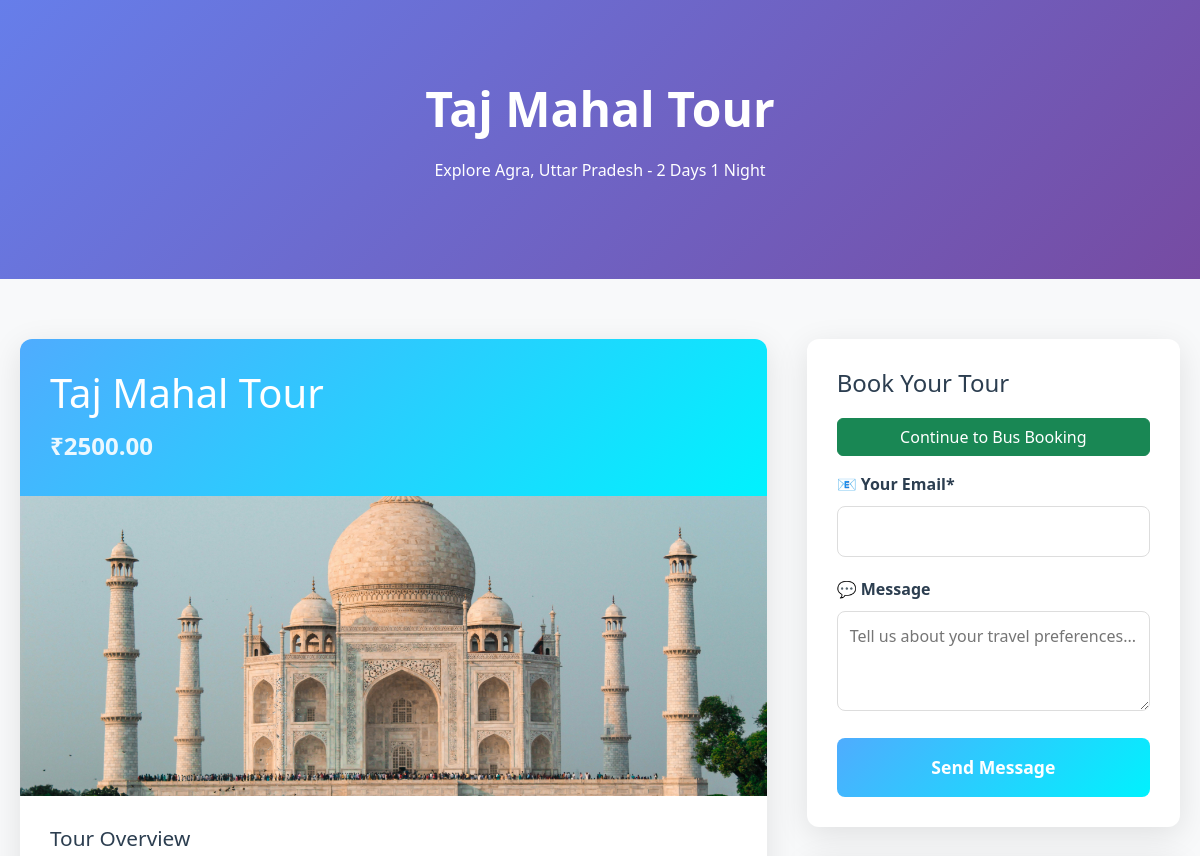
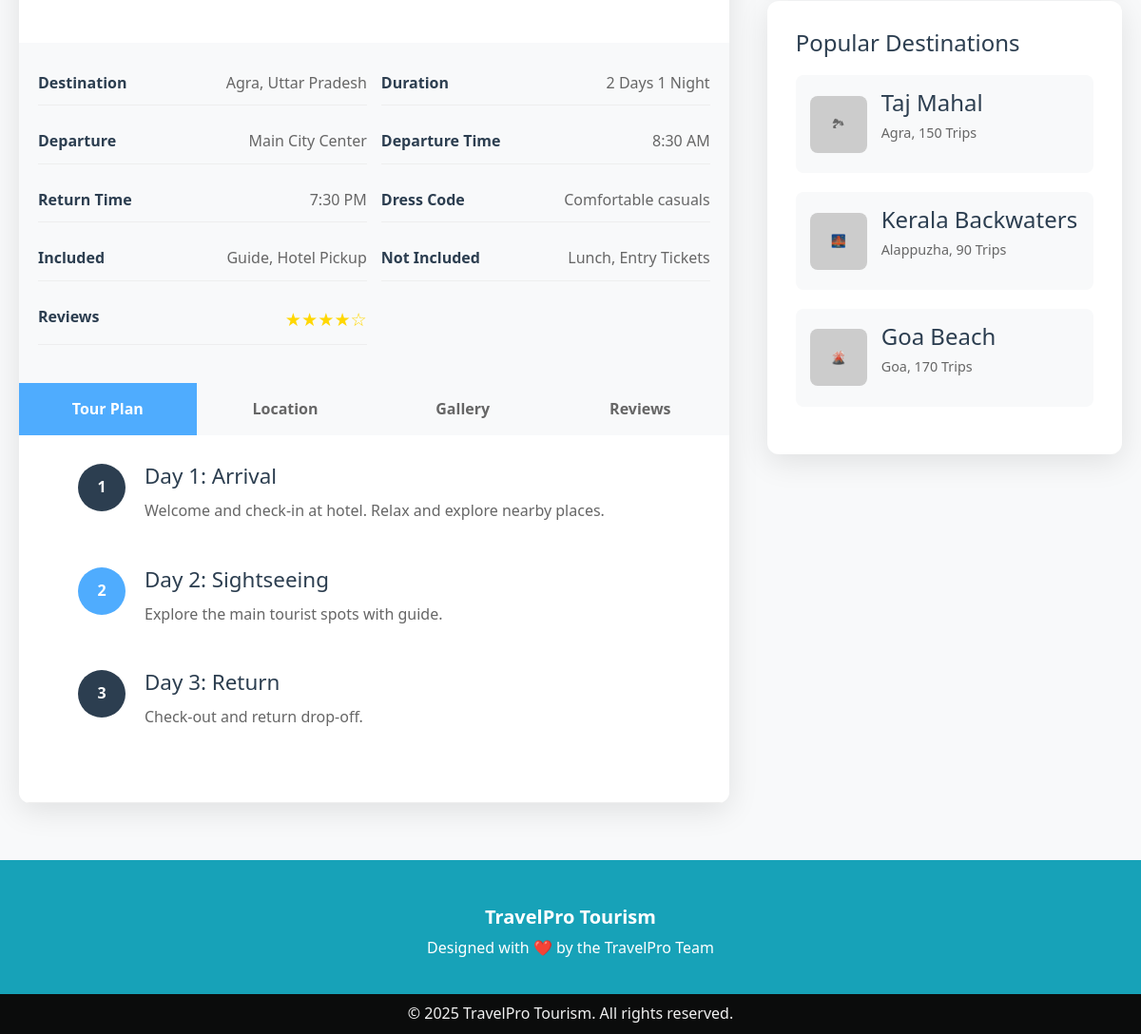
Screenshot of /tour_details/1/ with the database file from the repository (2 pictures, top to bottom).
### Travel/models.py (models this page shows, shortened)
class Tour(models.Model):
    name = models.CharField(max_length=200)
    location = models.CharField(max_length=200)
    image = models.ImageField(upload_to='tour_images/')
    price = models.DecimalField(max_digits=8, decimal_places=2)
    duration = models.CharField(max_length=50)
    most_visited = models.BooleanField(default=False)

### Travel/views.py (the view)
# urls.py: path('tour_details/<int:id>/',views.tour_details,name='tour_details'),
def tour_details(request, id):
    tour = get_object_or_404(Tour, id=id)  # Fetches the tour or shows 404 if not found
    request.session['tour_id'] = tour.id
    return render(request, 'tour_details.html', {'tour': tour})

### Travel/templates/tour_details.html (shortened to what this page needs)
{% load static %}
<!DOCTYPE html>
<html lang="en">
<head>
    <link href="https://cdn.jsdelivr.net/npm/bootstrap@5.3.6/dist/css/bootstrap.min.css" rel="stylesheet">
</head>
<body>
    <div class="hero-section">
        <div class="container">
            <h1>{{ tour.name }}</h1>
            <p>Explore {{ tour.location }} - {{ tour.duration }}</p>
        </div>
    </div>
    <div class="container">
        <div class="main-content">
            <div class="tour-details">
                <div class="tour-header">
                    <h2>{{ tour.name }}</h2>
                    <div class="tour-price">₹{{ tour.price }}</div>
                </div>
                <div class="tour-image">
                    <img src="{{ tour.image.url }}" alt="{{ tour.name }}" />
                </div>
                <div class="tour-description">
                    <h3>Tour Overview</h3>
                </div>
                <div class="tour-info">
                    <div class="info-grid">
                        <div class="info-item"><span class="info-label">Destination</span><span class="info-value">{{tour.location }}</span></div>
                        <div class="info-item"><span class="info-label">Duration</span><span class="info-value">{{tour.duration }}</span></div>
                        <div class="info-item"><span class="info-label">Departure</span><span class="info-value">Main
                                City Center</span></div>
                        <div class="info-item"><span class="info-label">Departure Time</span><span
                                class="info-value">8:30 AM</span></div>
                        <div class="info-item"><span class="info-label">Return Time</span><span class="info-value">7:30
                                PM</span></div>
                        <div class="info-item"><span class="info-label">Dress Code</span><span
                                class="info-value">Comfortable casuals</span></div>
                        <div class="info-item"><span class="info-label">Included</span><span class="info-value">Guide,
                                Hotel Pickup</span></div>
                        <div class="info-item"><span class="info-label">Not Included</span><span
                                class="info-value">Lunch, Entry Tickets</span></div>
                        <div class="info-item"><span class="info-label">Reviews</span>
                            <div class="rating"><span class="stars">★★★★☆</span></div>
                        </div>
                    </div>
                </div>
                <div class="tabs">
                    <div class="tab-buttons">
                        <button class="tab-button active" onclick="showTab('tour-plan')">Tour Plan</button>
                        <button class="tab-button" onclick="showTab('location')">Location</button>
                        <button class="tab-button" onclick="showTab('gallery')">Gallery</button>
                        <button class="tab-button" onclick="showTab('reviews')">Reviews</button>
                    </div>
                    <div class="tab-content" id="tour-plan">
                        <ul class="itinerary">
                            <li class="day-item">
                                <div class="day-number">1</div>
                                <div class="day-content">
                                    <h3>Day 1: Arrival</h3>
                                    <p>Welcome and check-in at hotel. Relax and explore nearby places.</p>
                                </div>
                            </li>
                            <li class="day-item">
                                <div class="day-number highlight">2</div>
                                <div class="day-content">
                                    <h3>Day 2: Sightseeing</h3>
                                    <p>Explore the main tourist spots with guide.</p>
                                </div>
                            </li>
                            <li class="day-item">
                                <div class="day-number">3</div>
                                <div class="day-content">
                                    <h3>Day 3: Return</h3>
                                    <p>Check-out and return drop-off.</p>
                                </div>
                            </li>
                        </ul>
                    </div>
                </div>
            </div>
            <div class="sidebar">
                <div class="booking-form">
    <h3>Book Your Tour</h3>
    <a href="{% url 'bus_list' %}" class="btn btn-success w-100 mb-3">Continue to Bus Booking</a>
    <form>
        <div class="form-group">
            <label for="email">📧 Your Email*</label>
            <input type="email" id="email" name="email" required />
        </div>
        <div class="form-group">
            <label for="message">💬 Message</label>
            <textarea id="message" name="message" placeholder="Tell us about your travel preferences..."></textarea>
        </div>
        <button type="submit" class="submit-btn">Send Message</button>
    </form>
</div>
                <div class="popular-destinations">
                    <h3>Popular Destinations</h3>
                    <div class="destination-item">
                        <div class="destination-image">🏞</div>
                        <div class="destination-info">
                            <h4>Taj Mahal</h4>
                            <p>Agra, 150 Trips</p>
                        </div>
                    </div>
                    <div class="destination-item">
                        <div class="destination-image">🌉</div>
                        <div class="destination-info">
                            <h4>Kerala Backwaters</h4>
                            <p>Alappuzha, 90 Trips</p>
                        </div>
                    </div>
                    <div class="destination-item">
                        <div class="destination-image">🌋</div>
                        <div class="destination-info">
                            <h4>Goa Beach</h4>
                            <p>Goa, 170 Trips</p>
                        </div>
                    </div>
                </div>
            </div>
        </div>
    </div>
    <footer class="footer-main text-white pt-4">
        <div class="container text-center">
            <p class="mb-1 fw-semibold fs-5">TravelPro Tourism</p>
            <p class="mb-0">Designed with ❤️ by the TravelPro Team</p>
        </div>
        <div class="footer-bottom text-center py-2 mt-3">
            &copy; 2025 TravelPro Tourism. All rights reserved.
        </div>
    </footer>
</body>
</html>

### Travel/templates/tour_details.html (style rules this page uses)
* { margin: 0; padding: 0; box-sizing: border-box; }
body { font-family: 'Segoe UI', Tahoma, Geneva, Verdana, sans-serif; line-height: 1.6; color: #333; background-color: #f8f9fa; }
.container { max-width: 1200px; margin: 0 auto; padding: 20px; }
.footer-main { background-color: #17a2b8; }
.footer-bottom { background-color: #0b0c0c; color: #f1f1f1; }
.hero-section { background: linear-gradient(135deg, #667eea 0%, #764ba2 100%); color: white; padding: 60px 0; text-align: center; margin-bottom: 40px; }
.hero-section h1 { font-size: 3rem; font-weight: 700; margin-bottom: 20px; }
.main-content { display: grid; grid-template-columns: 2fr 1fr; gap: 40px; margin-bottom: 40px; }
.tour-details { background: white; border-radius: 12px; box-shadow: 0 8px 32px rgba(0, 0, 0, 0.1); overflow: hidden; }
.tour-header { padding: 30px; background: linear-gradient(135deg, #4facfe 0%, #00f2fe 100%); color: white; }
.tour-header h2 { font-size: 2.5rem; margin-bottom: 10px; }
.tour-price { font-size: 1.5rem; font-weight: 600; opacity: 0.9; }
.tour-image { width: 100%; height: 300px; overflow: hidden; }
.tour-image img { width: 100%; height: 100%; object-fit: cover; }
.tour-description { padding: 30px; }
.tour-description h3 { color: #2c3e50; margin-bottom: 15px; font-size: 1.3rem; }
.tour-info { background: #f8f9fa; padding: 20px; }
.info-grid { display: grid; grid-template-columns: 1fr 1fr; gap: 15px; margin-bottom: 20px; }
.info-item { display: flex; justify-content: space-between; padding: 10px 0; border-bottom: 1px solid #eee; }
.info-label { font-weight: 600; color: #2c3e50; }
.info-value { color: #666; }
.rating { display: flex; align-items: center; gap: 5px; }
.stars { color: #ffd700; font-size: 1.2rem; }
.tabs { background: white; border-bottom: 1px solid #eee; }
.tab-buttons { display: flex; background: #f8f9fa; }
.tab-button { flex: 1; padding: 15px 20px; background: #f8f9fa; border: none; cursor: pointer; font-weight: 600; color: #666; transition: all 0.3s ease; }
.tab-button.active { background: #4facfe; color: white; }
.tab-content { padding: 30px; }
.itinerary { list-style: none; }
.day-item { display: flex; margin-bottom: 30px; align-items: flex-start; }
.day-number { width: 50px; height: 50px; border-radius: 50%; background: #2c3e50; color: white; display: flex; align-items: center; justify-content: center; font-weight: bold; margin-right: 20px; flex-shrink: 0; }
.day-number.highlight { background: #4facfe; }
.day-content h3 { color: #2c3e50; margin-bottom: 10px; font-size: 1.4rem; }
.day-content p { color: #666; line-height: 1.6; }
.sidebar { display: flex; flex-direction: column; gap: 30px; }
.booking-form { background: white; padding: 30px; border-radius: 12px; box-shadow: 0 8px 32px rgba(0, 0, 0, 0.1); }
.booking-form h3 { color: #2c3e50; margin-bottom: 20px; font-size: 1.5rem; }
.form-group { margin-bottom: 20px; }
.form-group label { display: block; margin-bottom: 8px; font-weight: 600; color: #2c3e50; }
.form-group input, .form-group textarea { width: 100%; padding: 12px; border: 1px solid #ddd; border-radius: 8px; font-size: 1rem; transition: border-color 0.3s ease; }
.form-group textarea { resize: vertical; min-height: 100px; }
.submit-btn { width: 100%; padding: 15px; background: linear-gradient(135deg, #4facfe 0%, #00f2fe 100%); color: white; border: none; border-radius: 8px; font-size: 1.1rem; font-weight: 600; cursor: pointer; transition: transform 0.3s ease; }
.popular-destinations { background: white; padding: 30px; border-radius: 12px; box-shadow: 0 8px 32px rgba(0, 0, 0, 0.1); }
.popular-destinations h3 { color: #2c3e50; margin-bottom: 20px; font-size: 1.5rem; }
.destination-item { display: flex; align-items: center; margin-bottom: 20px; padding: 15px; border-radius: 8px; background: #f8f9fa; transition: background-color 0.3s ease; }
.destination-image { width: 60px; height: 60px; background: #ccc; border-radius: 8px; margin-right: 15px; display: flex; align-items: center; justify-content: center; font-size: 0.8rem; color: #666; }
.destination-info h4 { color: #2c3e50; margin-bottom: 5px; }
.destination-info p { color: #666; font-size: 0.9rem; }

### rows the page displays
Tour: name "Taj Mahal Tour", location "Agra, Uttar Pradesh", duration "2 Days 1 Night", price "2500.00", image (picture)
